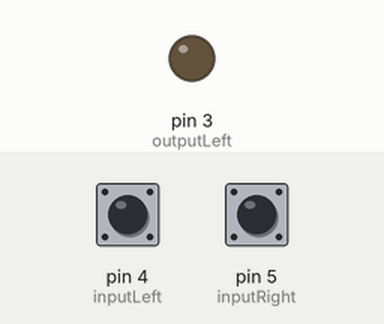
Recording of a sketch running on a simulated Arduino Nano, built with avr-gcc and run on an emulated ATmega328P. On the bench: output pins drawn as LEDs (lit = HIGH). Inputs (shaded band) come from the test bench; at power-on: pin 4 (inputLeft) LOW, pin 5 (inputRight) LOW.

Above: at 1.2 s.
1.3 s: pin 4 (inputLeft) pulled HIGH for 0.15 s
At 2.0 s:
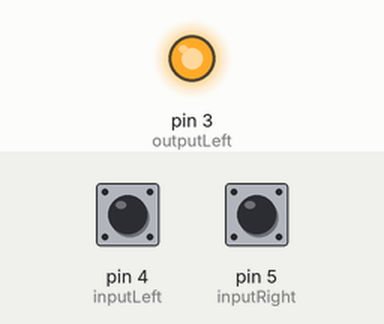
4.4 s: pin 4 (inputLeft) pulled HIGH for 1 s
8.4 s: pin 4 (inputLeft) pulled HIGH for 3.2 s
Timing chart, 0 to 16.5 s (numbered marks = the images above; inputs shaded):
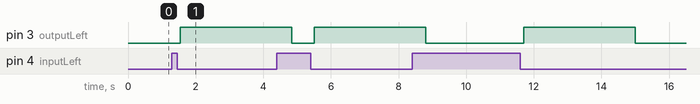

The sketch:

blinker.ino
```cpp
// Komfortblinker für Dacia Sandero Stepway
// mit Arduino Nano

int outputLeft = 3, outputRight = 2;
int inputLeft = 4, inputRight = 5;
bool isLeftActive = false;
bool isRightActive = false;
static unsigned long int waitSince = millis(); // millisec timestamp at wich the signal was activated
static unsigned long int waitSpan = 3300; // time turn signal will be active (in ms)


static unsigned long int pressedSince = 0; // millisec timestamp at wich a new input was given
static unsigned long int minPressedMillis = 100; // time input singal was consistent (in ms)


bool prevSignalLeft; // previous signal left
bool prevSignalRight; // previous singal right

void setup()
{
  pinMode(outputLeft, OUTPUT);
  pinMode(outputRight, OUTPUT);
  prevSignalLeft = digitalRead(inputLeft);
  prevSignalRight = digitalRead(inputRight);
  Serial.begin(9600);
}


void loop()
{
  bool signalLeft = digitalRead(inputLeft);
  bool signalRight = digitalRead(inputRight);

  handleTurnSignal(&signalLeft, &prevSignalLeft, &isLeftActive, &isRightActive); // all params are passed by reference

  handleTurnSignal(&signalRight, &prevSignalRight, &isRightActive, &isLeftActive); // all params are passed by reference

  handleDigitalWrite();

  prevSignalLeft = signalLeft;
  prevSignalRight = signalRight;
}


void handleTurnSignal(bool *signal, bool *prevSignal, bool *isSideActive, bool *isOppSideActive){
  if(!*signal && *signal != *prevSignal){
    // when button is pressed for the "first" time
    pressedSince = millis();
  }else if( !*signal && *signal == *prevSignal && getIsPressedLongEnough()){
    // when input is active and was active for long enough
    waitSince = millis();
    waitSince = waitSince;
    *isSideActive = true;
    *isOppSideActive = false;
    pressedSince = 0;
  }else if( *isSideActive && getIsTimeUp() ){
    // when output is active but time is up -> set output inaktive
    *isSideActive = false;
  }else if (*signal && *signal != *prevSignal){
    // when input was active before and is inaktive now
    pressedSince = 0;
  }
}

void handleDigitalWrite(){
  if(isLeftActive){
    digitalWrite(outputLeft,HIGH);
  }else{
    digitalWrite(outputLeft,LOW);
  }

  if(isRightActive){
    digitalWrite(outputRight,HIGH);
  }else{
    digitalWrite(outputRight,LOW);
  }
}

bool getIsTimeUp(){
  return (millis() - waitSince >= waitSpan);
}

bool getIsPressedLongEnough(){
  return ((pressedSince > 0) && (millis() - pressedSince >= minPressedMillis));
}
```

Measured:
- after the input at 1.3 s, pin 3 (outputLeft): LOW → HIGH after 0.25 s
